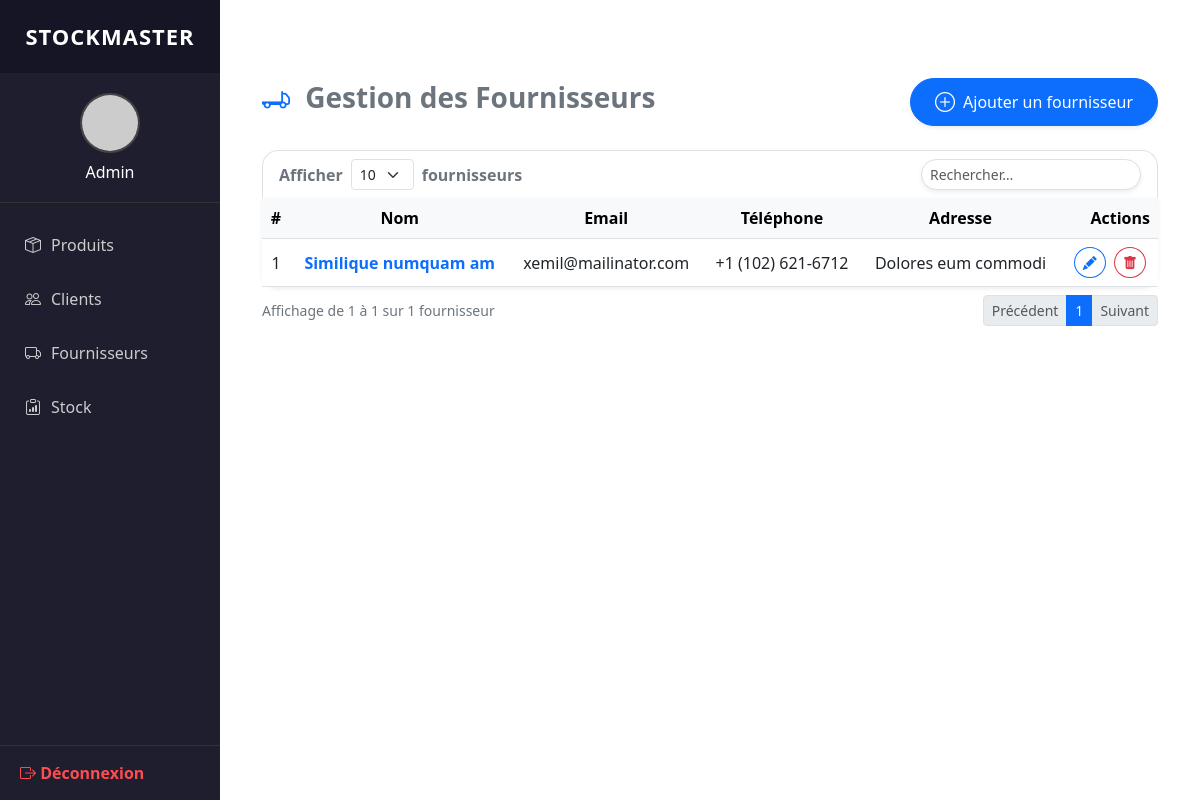
/fournisseurs/ (signed in), run on the app's committed database.
### gestion/models.py (models this page shows, shortened)
class Fournisseur(models.Model):
    libelle = models.CharField(max_length=100, default="Fournisseur inconnu")
    email = models.EmailField(default="inconnu@example.com")
    tel = models.CharField(max_length=20, default="0000000000")
    adresse = models.CharField(max_length=255, default="Adresse inconnue")

### gestion/views.py (the view)
# urls.py: path('fournisseurs/', views.fournisseurs, name='fournisseurs'),
@login_required
def fournisseurs(request):
    query = request.GET.get("q", "")
    per_page = request.GET.get("per_page", 10)
    try:
        per_page = int(per_page)
    except ValueError:
        per_page = 10
    per_page_options = [5, 10, 20, 50]
    qs = Fournisseur.objects.all().order_by("libelle")
    if query:
        qs = qs.filter(libelle__icontains=query)
    paginator = Paginator(qs, per_page)
    page = request.GET.get("page")
    try:
        fournisseurs_page = paginator.get_page(page)
    except (PageNotAnInteger, EmptyPage):
        fournisseurs_page = paginator.get_page(1)
    return render(request, "gestion/fournisseur/liste.html", {
        "fournisseurs":    fournisseurs_page,
        "query":           query,
        "per_page":        per_page,
        "per_page_options": per_page_options,
    })

### gestion/templates/gestion/Fournisseur/liste.html (shortened to what this page needs)
{% extends "gestion/dashboard.html" %}
{% load static %}
{% block content %}
<div class="container my-5">
  <div class="d-flex justify-content-between align-items-center mb-4">
    <h3 class="fw-bold text-secondary">
      <i class="bi bi-truck-flatbed me-2 text-primary"></i> Gestion des Fournisseurs
    </h3>
    <a href="{% url 'ajouter_fournisseur' %}"
       class="btn btn-primary rounded-pill px-4 py-2 d-flex align-items-center shadow-sm">
      <i class="bi bi-plus-circle me-2 fs-5"></i> Ajouter un fournisseur
    </a>
  </div>
  <div class="bg-white rounded-top-4 px-3 py-2 border border-bottom-0
              d-flex justify-content-between flex-wrap gap-2">
    <div class="d-flex align-items-center gap-2">
      <span class="fw-semibold text-secondary">Afficher</span>
      <form id="perPageForm" method="get" class="m-0">
        <select name="per_page" class="form-select form-select-sm w-auto"
                onchange="this.form.submit()">
          {% for n in per_page_options %}
            <option value="{{ n }}" {% if per_page == n %}selected{% endif %}>{{ n }}</option>
          {% endfor %}
        </select>
      </form>
      <span class="fw-semibold text-secondary">fournisseur{{ per_page|pluralize }}</span>
    </div>
    <form class="d-flex" method="get" role="search">
      <input id="searchInput" name="q" value="{{ query }}"
             class="form-control form-control-sm rounded-pill shadow-sm w-auto"
             placeholder="Rechercher…">
    </form>
  </div>
  <div class="card border-0 shadow-sm rounded-4 rounded-top-0">
    <div class="card-body p-0">
      <div class="table-responsive">
        <table class="table table-hover align-middle mb-0 text-center">
          <thead class="table-light">
            <tr>
              <th>#</th>
              <th>Nom</th>
              <th>Email</th>
              <th>Téléphone</th>
              <th>Adresse</th>
              <th class="text-end">Actions</th>
            </tr>
          </thead>
          <tbody>
            {% for f in fournisseurs %}
            <tr>
              <td>{{ forloop.counter0|add:fournisseurs.start_index }}</td>
              <td class="fw-semibold text-primary">{{ f.libelle }}</td>
              <td>{{ f.email }}</td>
              <td>{{ f.tel }}</td>
              <td>{{ f.adresse }}</td>
              <td class="text-end">
                <a href="{% url 'modifier_fournisseur' f.id %}"
                   class="btn btn-sm btn-outline-primary me-1 rounded-circle"
                   title="Modifier">
                  <i class="bi bi-pencil-fill"></i>
                </a>
                <button class="btn btn-sm btn-outline-danger rounded-circle me-1"
                        data-bs-toggle="modal" data-bs-target="#del{{ f.id }}"
                        title="Supprimer">
                  <i class="bi bi-trash-fill"></i>
                </button>
              </td>
            </tr>
            {% empty %}
            <tr>
              <td colspan="6" class="py-4 text-muted">Aucun fournisseur trouvé.</td>
            </tr>
            {% endfor %}
          </tbody>
        </table>
      </div>
    </div>
  </div>
  <div class="d-flex justify-content-between align-items-center mt-2 flex-wrap gap-2">
    <span class="small text-secondary">
      Affichage de {{ fournisseurs.start_index }} à {{ fournisseurs.end_index }}
      sur {{ fournisseurs.paginator.count }} fournisseur{{ fournisseurs.paginator.count|pluralize }}
    </span>
    <nav>
      <ul class="pagination pagination-sm mb-0">
        {% if fournisseurs.has_previous %}
          <li class="page-item">
            <a class="page-link"
               href="?page={{ fournisseurs.previous_page_number }}{% if query %}&q={{ query }}{% endif %}&per_page={{ per_page }}">
              Précédent
            </a>
          </li>
        {% else %}
          <li class="page-item disabled"><span class="page-link">Précédent</span></li>
        {% endif %}
        {% for num in fournisseurs.paginator.page_range %}
          {% if num >= fournisseurs.number|add:-2 and num <= fournisseurs.number|add:2 %}
            {% if fournisseurs.number == num %}
              <li class="page-item active"><span class="page-link">{{ num }}</span></li>
            {% endif %}
          {% endif %}
        {% endfor %}
        {% if fournisseurs.has_next %}
          <li class="page-item">
            <a class="page-link"
               href="?page={{ fournisseurs.next_page_number }}{% if query %}&q={{ query }}{% endif %}&per_page={{ per_page }}">
              Suivant
            </a>
          </li>
        {% else %}
          <li class="page-item disabled"><span class="page-link">Suivant</span></li>
        {% endif %}
      </ul>
    </nav>
  </div>
</div>
{% endblock %}

### gestion/templates/gestion/dashboard.html (style rules this page uses)
body { margin: 0; font-family: 'Segoe UI', sans-serif; overflow-x: hidden; }
.card-body i { pointer-events: none; }

### data on the page
Fournisseur: libelle "Similique numquam am", email "xemil@mailinator.com", tel "+1 (102) 621-6712", adresse "Dolores eum commodi"

### other printed values
{{ fournisseurs.start_index }} "1"
{{ fournisseurs.end_index }} "1"
{{ fournisseurs.paginator.count }} "1"
{{ num }} "1"
form field per_page "10"
